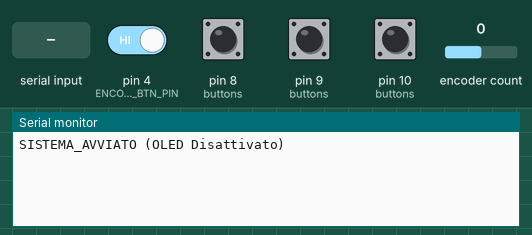
Recording of a sketch running on a simulated Arduino Uno, built with avr-gcc and run on an emulated ATmega328P. Shown: the last lines printed to the serial monitor. The test bench sets the inputs (shaded band); at power-on: pin 4 (ENCODER_BTN_PIN), pin 8 (buttons), pin 9 (buttons), pin 10 (buttons) HIGH, encoder count 0.

Above: at 1.2 s.
1.3 s: encoder count set to 1
At 1.9 s:
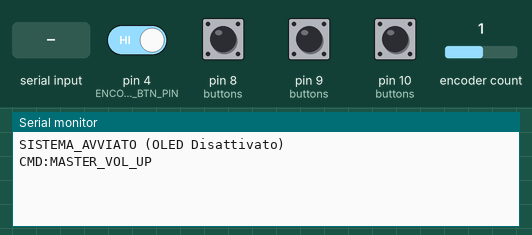
2.8 s: pin 8 (buttons) pulled LOW for 0.15 s
At 4.0 s:
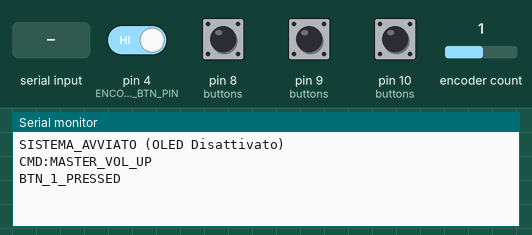
4.4 s: "MIXER_LIST:\n" received over Serial
At 5.1 s:
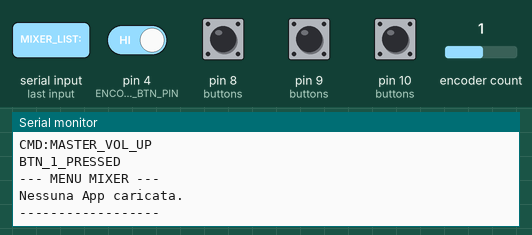
5.9 s: encoder count set to 0
At 6.6 s:
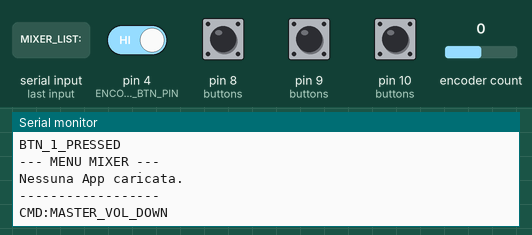
7.4 s: pin 9 (buttons) pulled LOW for 0.15 s
At 8.6 s:
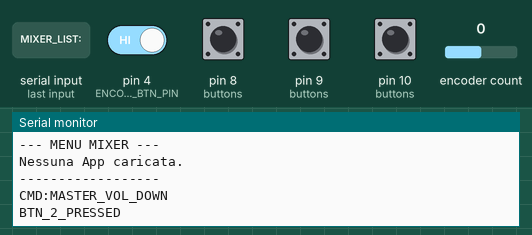
9.0 s: pin 10 (buttons) pulled LOW for 0.15 s
At 10.1 s:
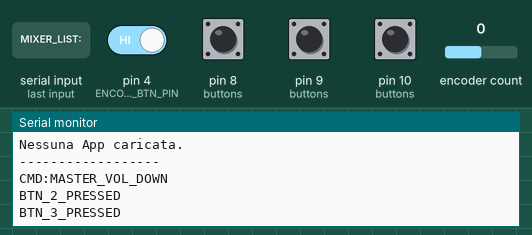

Measured:
- after the input at 1.3 s, the serial monitor: prints a new line at once (image 1)
- after the input at 2.8 s, the serial monitor: prints a new line at once (image 2)
- after the input at 4.4 s, the serial monitor: prints a new line at once (image 3)
- after the input at 5.9 s, the serial monitor: prints a new line at once (image 4)
- after the input at 7.4 s, the serial monitor: prints a new line at once (image 5)
- after the input at 9.0 s, the serial monitor: prints a new line at once (image 6)

The sketch:

arduino_uno.ino
```cpp
#include <Encoder.h>

// Quando avrai l'OLED nuovo, togli le due sbarrette '//' qui sotto:
// #include <Wire.h>
// #include <Adafruit_GFX.h>
// #include <Adafruit_SSD1306.h>

// ---------------------------- Configurazione ----------------------------
struct Button {
  uint8_t pin;
  uint8_t id;
  bool lastState;
  unsigned long lastDebounceTime;
};

// I tuoi tasti normali
Button buttons[] = {
  { 8, 1, HIGH, 0 },
  { 9, 2, HIGH, 0 },
  { 10, 3, HIGH, 0 }
};
const uint8_t BUTTON_COUNT = sizeof(buttons) / sizeof(buttons[0]);
const unsigned long DEBOUNCE_DELAY_MS = 50;

// Encoder Pins
const uint8_t ENCODER_PIN_A = 2;
const uint8_t ENCODER_PIN_B = 3;
const uint8_t ENCODER_BTN_PIN = 4;
Encoder encoder(ENCODER_PIN_A, ENCODER_PIN_B);
bool encoderBtnLastState = HIGH;
unsigned long encoderBtnPressStart = 0;
const unsigned long LONG_PRESS_MS = 2000;

// === BLOCCO OLED CONFIGURAZIONE (ATTUALMENTE COMMENTATO) ===
/*
#define OLED_RESET -1
Adafruit_SSD1306 display(128, 64, &Wire, OLED_RESET);
*/
// ==========================================================

// ---------------------------- Macchina a Stati ----------------------------
enum Mode { MACRO, MIXER_MENU, MIXER_ADJUST };
Mode currentMode = MACRO;

char mixerApps[5][16];
uint8_t mixerAppCount = 0;
int8_t selectedIndex = 0;

// Buffer globale per ricevere stringhe
char rxBuffer[80];
uint8_t rxIndex = 0;

// ---------------------------- Funzioni ----------------------------
void drawMenu() {
  // === BLOCCO OLED DISEGNO MENU (ATTUALMENTE COMMENTATO) ===
  /*
  display.clearDisplay();
  display.setTextSize(1);
  display.setTextColor(SSD1306_WHITE);

  if (mixerAppCount == 0) {
    display.setCursor(10, 25);
    display.print(F("Caricamento App..."));
  } else {
    for (uint8_t i = 0; i < mixerAppCount; ++i) {
      if (i == selectedIndex) {
        display.setCursor(0, i * 12);
        display.print('>');
        display.setCursor(8, i * 12);
      } else {
        display.setCursor(8, i * 12);
      }
      display.print(mixerApps[i]);
    }
  }
  display.display();
  */
  // ==========================================================

  // --- Stampa temporanea su Seriale ---
  Serial.println(F("\n--- MENU MIXER ---"));
  if (mixerAppCount == 0) {
    Serial.println(F("Nessuna App caricata."));
  } else {
    for (uint8_t i = 0; i < mixerAppCount; ++i) {
      if (i == selectedIndex) Serial.print(F("-> [ "));
      else Serial.print(F("   "));
      Serial.print(mixerApps[i]);
      if (i == selectedIndex) Serial.println(F(" ]"));
      else Serial.println();
    }
  }
  Serial.println(F("------------------\n"));
}

// Analizza il comando arrivato dal PC
void parseIncoming() {
  if (strncmp(rxBuffer, "MIXER_LIST:", 11) == 0) {
    mixerAppCount = 0;

    // QUI C'È IL DEFAULT: Quando arriva la lista, seleziona in automatico la prima app (indice 0)
    selectedIndex = 0;

    char* token = strtok(rxBuffer + 11, "|");
    while (token != NULL && mixerAppCount < 5) {
      strncpy(mixerApps[mixerAppCount], token, 15);
      mixerApps[mixerAppCount][15] = '\0';
      mixerAppCount++;
      token = strtok(NULL, "|");
    }

    currentMode = MIXER_MENU;
    drawMenu();
  }
}

// ---------------------------- Setup ----------------------------
void setup() {
  Serial.begin(9600);

  for (uint8_t i = 0; i < BUTTON_COUNT; ++i) {
    pinMode(buttons[i].pin, INPUT_PULLUP);
    buttons[i].lastState = digitalRead(buttons[i].pin);
  }

  pinMode(ENCODER_BTN_PIN, INPUT_PULLUP);
  encoderBtnLastState = digitalRead(ENCODER_BTN_PIN);

  // === BLOCCO OLED INIZIALIZZAZIONE (ATTUALMENTE COMMENTATO) ===
  /*
  if (!display.begin(SSD1306_SWITCHCAPVCC, 0x3C)) {
    Serial.println(F("OLED FAILED!"));
    while(true);
  }
  display.clearDisplay();
  display.setTextSize(1);
  display.setTextColor(SSD1306_WHITE);
  display.setCursor(15, 25);
  display.print(F("MacroPad Pronto!"));
  display.display();
  */
  // ==========================================================

  Serial.println(F("SISTEMA_AVVIATO (OLED Disattivato)"));
}

// ---------------------------- Loop ----------------------------
void loop() {
  unsigned long now = millis();

  // 1. Lettura Tasti Macro normali
  for (uint8_t i = 0; i < BUTTON_COUNT; ++i) {
    bool cur = digitalRead(buttons[i].pin);
    if (cur == LOW && buttons[i].lastState == HIGH) {
      if ((now - buttons[i].lastDebounceTime) > DEBOUNCE_DELAY_MS) {
        Serial.print(F("BTN_"));
        Serial.print(buttons[i].id);
        Serial.println(F("_PRESSED"));
        buttons[i].lastDebounceTime = now;
      }
    }
    buttons[i].lastState = cur;
  }

  // 2. Lettura Pulsante Encoder (Pressione Lunga/Corta)
  bool encBtnCur = digitalRead(ENCODER_BTN_PIN);
  if (encBtnCur == LOW && encoderBtnLastState == HIGH) {
    encoderBtnPressStart = now;
  }
  if (encBtnCur == HIGH && encoderBtnLastState == LOW) {
    unsigned long pressDuration = now - encoderBtnPressStart;

    if (pressDuration >= LONG_PRESS_MS) {
      // PRESSIONE LUNGA -> Richiedi menu Mixer
      Serial.println(F("CMD:GET_MIXER_APPS"));

      // === BLOCCO OLED ATTESA (ATTUALMENTE COMMENTATO) ===
      /*
      display.clearDisplay();
      display.setCursor(10, 25);
      display.print(F("Attendo PC..."));
      display.display();
      */
      // ===================================================

    } else {
      // PRESSIONE CORTA
      if (currentMode == MIXER_MENU && mixerAppCount > 0) {
        // Sei nel menu e hai fatto click per confermare l'app selezionata
        Serial.print(F("CMD:SELECT_APP:"));
        Serial.println(mixerApps[selectedIndex]);

        Serial.print(F("[INFO] Modalita' volume per: "));
        Serial.println(mixerApps[selectedIndex]);

        // === BLOCCO OLED REGOLAZIONE VOLUME (ATTUALMENTE COMMENTATO) ===
        /*
        display.clearDisplay();
        display.setCursor(10, 10);
        display.print(mixerApps[selectedIndex]);
        display.setCursor(10, 30);
        display.print(F("Regola Volume..."));
        display.display();
        */
        // ===============================================================

        currentMode = MIXER_ADJUST;
      }
      else if (currentMode == MIXER_ADJUST) {
        // Sei nella regolazione volume e hai fatto click per uscire
        currentMode = MACRO;
        Serial.println(F("[INFO] Uscito. Tornato a Macro normali"));

        // === BLOCCO OLED RITORNO MACRO (ATTUALMENTE COMMENTATO) ===
        /*
        display.clearDisplay();
        display.setCursor(15, 25);
        display.print(F("MacroPad Pronto!"));
        display.display();
        */
        // ==========================================================
      }
      else {
        // Sei in modalita' MACRO normale e fai un click rapido
        Serial.println(F("BTN_ENCODER_PRESSED"));
      }
    }
  }
  encoderBtnLastState = encBtnCur;

  // 3. Rotazione Encoder
  long newPos = encoder.read();
  static long lastPos = 0;

  if (newPos >= lastPos + 4 || newPos <= lastPos - 4) {
    long delta = newPos - lastPos;
    lastPos = newPos;

    if (currentMode == MIXER_MENU && mixerAppCount > 0) {
      // Scorri le app nel menu
      if (delta > 0) {
        selectedIndex++;
        if (selectedIndex >= mixerAppCount) selectedIndex = 0;
      } else {
        selectedIndex--;
        if (selectedIndex < 0) selectedIndex = mixerAppCount - 1;
      }
      drawMenu();
    }
    else if (currentMode == MIXER_ADJUST) {
      // Cambia volume dell'app selezionata
      if (delta > 0) Serial.println(F("CMD:VOL_UP"));
      else Serial.println(F("CMD:VOL_DOWN"));
    }
    else {
      // Modalita' MACRO normale (cambia Volume Master di Windows)
      if (delta > 0) Serial.println(F("CMD:MASTER_VOL_UP"));
      else Serial.println(F("CMD:MASTER_VOL_DOWN"));
    }
  }

  // 4. Ricezione dati dal PC in background
  while (Serial.available() > 0) {
    char c = Serial.read();
    if (c == '\n') {
      rxBuffer[rxIndex] = '\0';
      if (rxIndex > 0) parseIncoming();
      rxIndex = 0;
    } else if (c != '\r' && rxIndex < 79) {
      rxBuffer[rxIndex++] = c;
    }
  }
}
```
